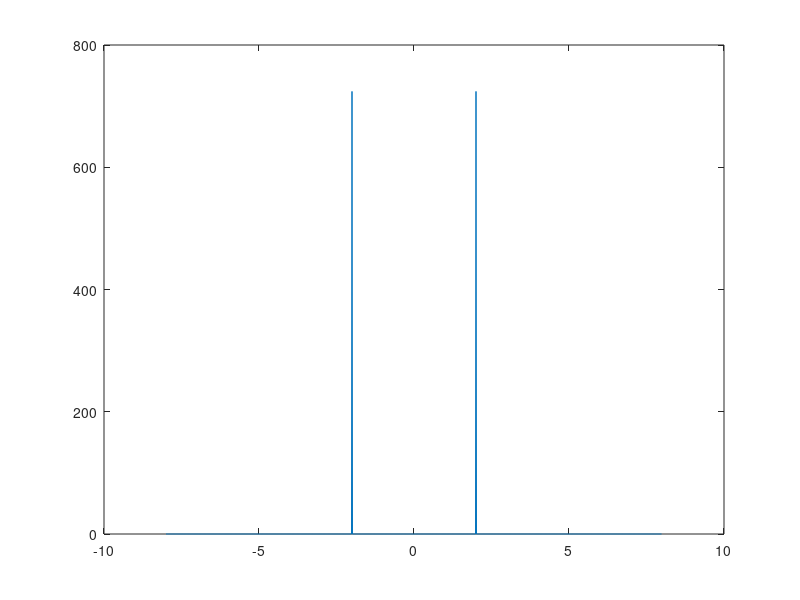

Write the MATLAB code that produced this figure.
clear all
close all
Fs=16;
N=1024;
t=[0:N-1]/Fs;
s=sin(2*pi*t*2) + sin(2*pi*t*18+pi/2);
S=fftshift(fft(s));
ff = [-length(S)/2:length(S)/2 - 1]*Fs/N;
plot(ff,abs(S));